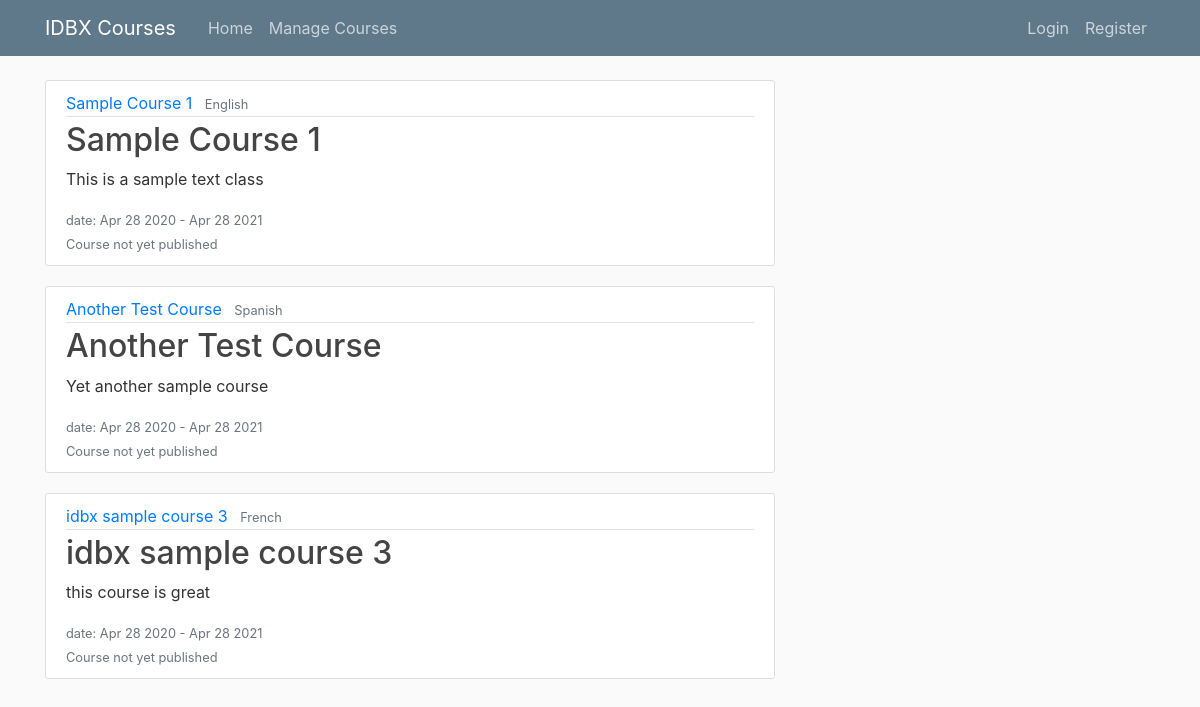
Before: / with the older database file.
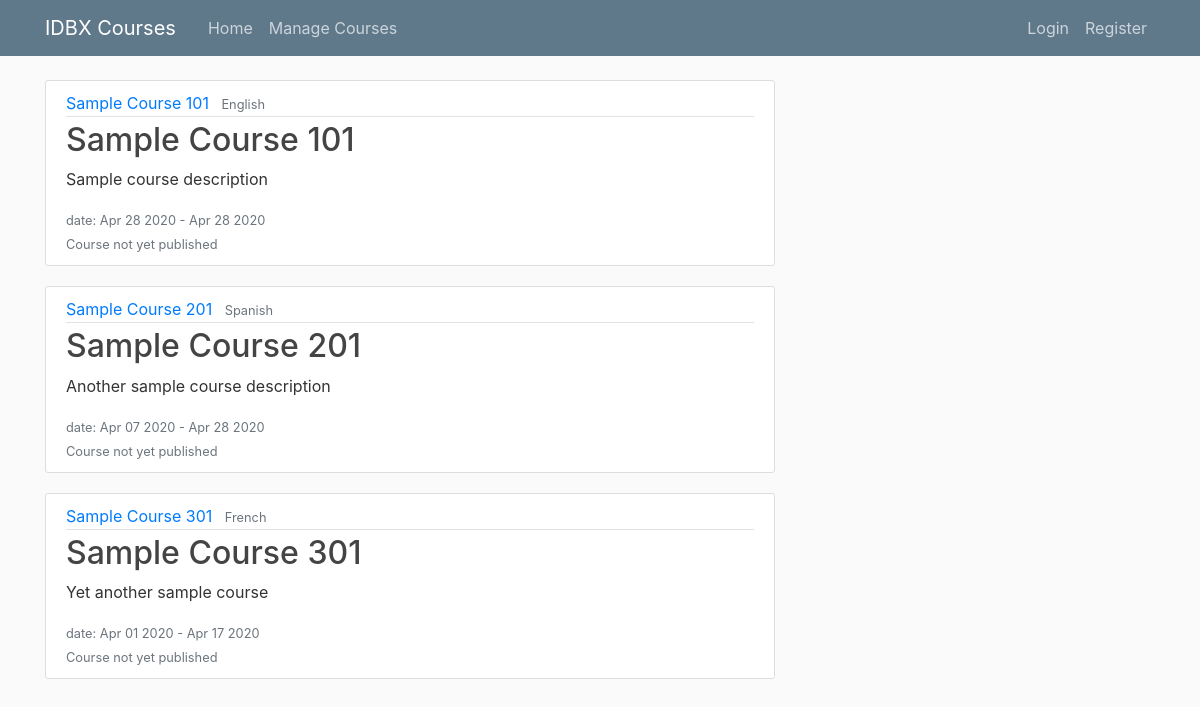
After: the same page with the newer database file.
### course/models.py (models this page shows, shortened)
class Course(models.Model):
    name = models.CharField(max_length=100)
    start_date = models.DateTimeField()
    end_date = models.DateTimeField()
    description = models.TextField()
    language = models.TextField()
    coordinator = models.ForeignKey(User, on_delete=models.PROTECT)
    status = models.BooleanField()

### course/views.py (the view)
# urls.py: path('', views.home, name='courses-home'), #leave as home page
def home(request):
    context = {
        'courses': Course.objects.all()
    }
    return render(request, 'course/home.html', context)

### course/templates/course/home.html
{% extends 'course/base.html' %}
{% block content %}
    {% for course in courses %}
        <article class="media content-section">
          <div class="media-body">
            <div class="article-metadata">
              <a class="mr-2" href="#">{{ course.name }}</a>
              <small class="text-muted"> {{ course.language }}</small>
            </div>
            <h2><a class="article-title" href="#">{{ course.name }}</a></h2>
            <p class="article-content"> {{ course.description }}</p>
            <div>
              <small class="text-muted">date: {{ course.start_date|date:"M d Y" }} - {{ course.end_date|date:"M d Y" }}</small>
            </div>
            <div>
              {% if course.publishing_status %}
                <small class="text-muted">Course published</small>
              {% else %}
                <small class="text-muted">Course not yet published</small>
              {% endif %}
            </div>
          </div>
        </article>
    {% endfor %}
{% endblock content %}

### course/templates/course/base.html (shortened to what this page needs)
{% load static %}
<!DOCTYPE html>
<html lang="en" dir="ltr">
  <head>
    <link rel="stylesheet" href="https://maxcdn.bootstrapcdn.com/bootstrap/4.0.0/css/bootstrap.min.css">
    <link rel="stylesheet" type="text/css" href="{% static 'course/main.css' %}">
  </head>
  <body>
    <header class="site-header">
      <nav class="navbar navbar-expand-md navbar-dark bg-steel fixed-top">
        <div class="container">
          <a class="navbar-brand mr-4" href="/">IDBX Courses</a>
          <div class="collapse navbar-collapse" id="navbarToggle">
            <div class="navbar-nav mr-auto">
              <a class="nav-item nav-link" href="{% url 'courses-home' %}">Home</a>
              <a class="nav-item nav-link" href="{% url 'courses-manage' %}">Manage Courses</a>
            </div>
            <div class="navbar-nav">
              {% if user.is_authenticated %}
                <a class="nav-item nav-link" href="{% url 'profile' %}">
                  {{ user.username }}
                </a>
                <a class="nav-item nav-link" href="{% url 'logout' %}">Log out</a>
              {% else %}
                <a class="nav-item nav-link" href="{% url 'login' %}">Login</a>
                <a class="nav-item nav-link" href="{% url 'register' %}">Register</a>
              {% endif %}
            </div>
          </div>
        </div>
      </nav>
    </header>
    <main role="main" class="container">
      <div class="row">
        <div class="col-md-8">
          {% block content %}{% endblock %}
        </div>
      </div>
    </main>
  </body>
</html>

### course/static/course/main.css (style rules this page uses)
body { background: #fafafa; color: #333333; margin-top: 5rem; }
h1, h2, h3, h4, h5, h6 { color: #444444; }
.bg-steel { background-color: #5f788a; }
.site-header .navbar-nav .nav-link { color: #cbd5db; }
.content-section { background: #ffffff; padding: 10px 20px; border: 1px solid #dddddd; border-radius: 3px; margin-bottom: 20px; }
.article-title { color: #444444; }
.article-content { white-space: pre-line; }
.article-metadata { padding-bottom: 1px; margin-bottom: 4px; border-bottom: 1px solid #e3e3e3 }

Changed rows visible on the page:
changed Course "English": name "Sample Course 1" → "Sample Course 101"; description "This is a sample text class" → "Sample course description"; end_date "Apr 28 2021" → "Apr 28 2020"
changed Course "Spanish": name "Another Test Course" → "Sample Course 201"; description "Yet another sample course" → "Another sample course description"; start_date "Apr 28 2020" → "Apr 07 2020"; end_date "Apr 28 2021" → "Apr 28 2020"
changed Course "French": name "idbx sample course 3" → "Sample Course 301"; description "this course is great" → "Yet another sample course"; start_date "Apr 28 2020" → "Apr 01 2020"; end_date "Apr 28 2021" → "Apr 17 2020"
